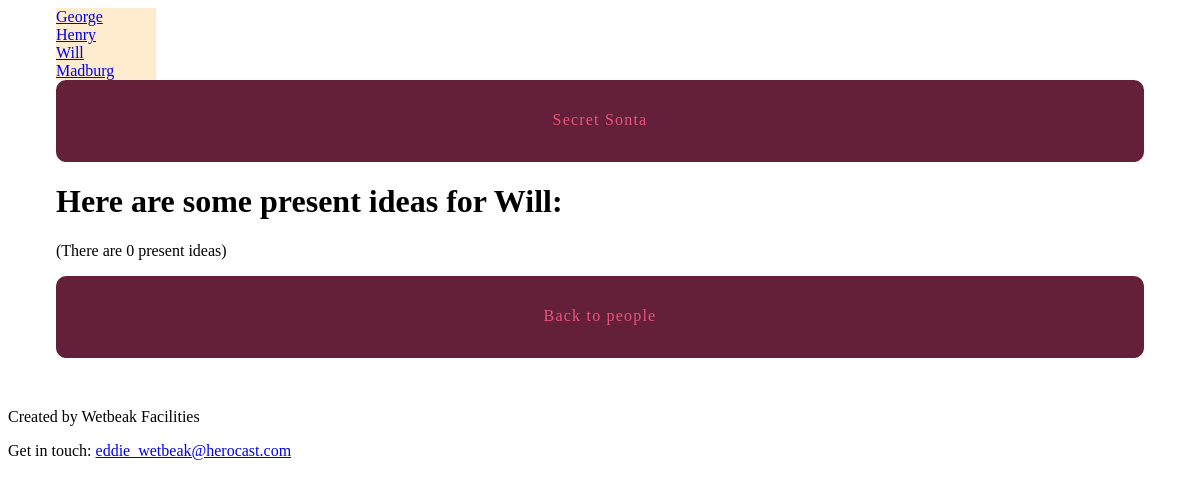
The page /presents/3/ on the database as committed earlier.
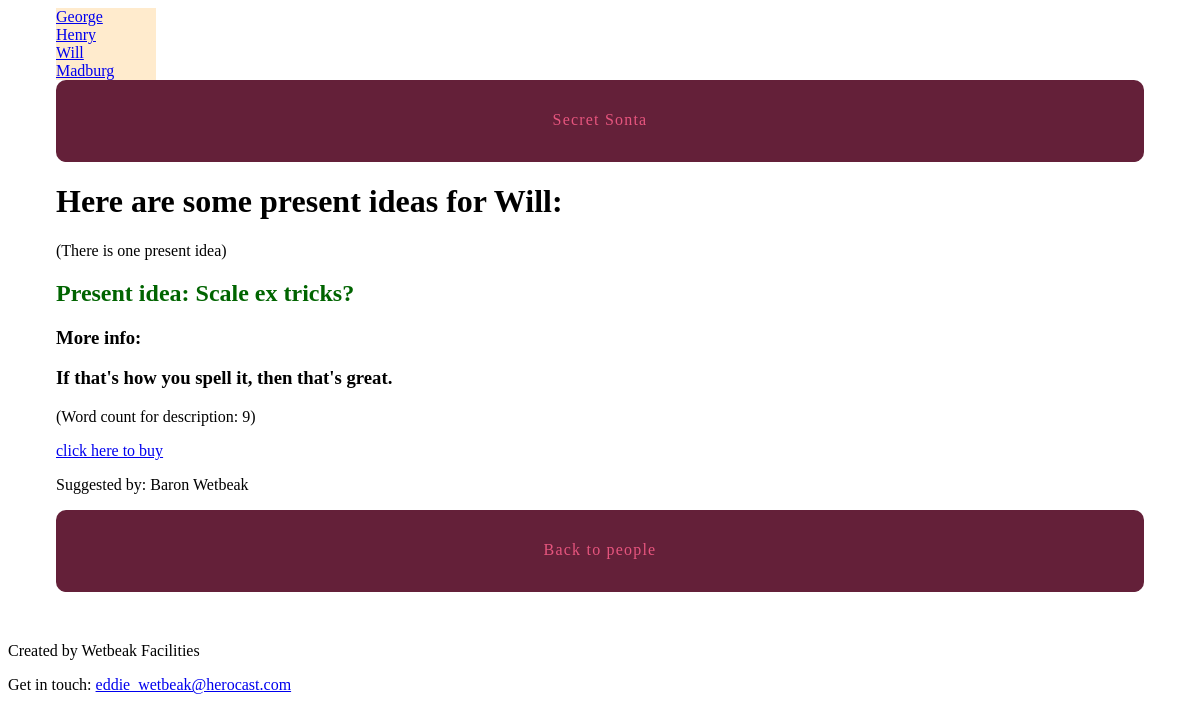
The same page on the database as committed later.
### presents/models.py (models this page shows, shortened)
class Person(models.Model):
    created_at = models.DateTimeField(auto_now_add=True)
    name = models.CharField(max_length=255)

class Idea(models.Model):
    title = models.CharField(max_length=255)
    description = models.TextField(blank=True, default='')
    idea_link = models.CharField(max_length=255, blank=True, default='')
    recipient = models.ForeignKey(Person, on_delete=models.CASCADE)
    suggested_by = models.CharField(max_length=255, blank=True, default='')
    order = models.IntegerField(default=0)
    class Meta:
        ordering = ['order', ]

### presents/views.py (the view)
# urls.py: path('<int:pk>/', views.idea_detail, name='idea_detail'),
def idea_detail(request, pk):
    person = get_object_or_404(Person, pk=pk)
    return render(request, "presents/idea_detail.html", {'person': person})

### presents/templatetags/presents_extras.py (called while the page is built)
@register.inclusion_tag('presents/person_nav.html')
def nav_persons_list():
    persons = Person.objects.all()
    return {'persons': persons}

@register.filter('markdown_to_html')
def markdown_to_html(markdown_text):
    html_body = markdown2.markdown(markdown_text)
    return mark_safe(html_body)

### presents/templates/presents/idea_detail.html (shortened to what this page needs)
{% extends "layout.html" %}
{% load humanize presents_extras %}
{% block content %}
<h1>Here are some present ideas for {{ person.name }}:</h1>
<p>(There {{ person.idea_set.count|pluralize:"is,are" }}
  {{person.idea_set.count|apnumber }}
  present idea{{ person.idea_set.count|pluralize }})</p>
{% for idea in person.idea_set.all %}
  <h2>Present idea: {{ idea.title }}</h2>
    {% if idea.description %}
      <h3>More info: {{ idea.description|markdown_to_html }}</h3>
      <p>{% with des=idea.description %}
        (Word count for description: {{ des|wordcount }})</p>
      {% endwith %}
    {% endif %}
    <a href="{{ idea.idea_link }}">click here to buy</a>
    <p>Suggested by: {{ idea.suggested_by }}</p>
{% endfor %}
<nav><a href="{% url 'presents:list' %}">Back to people</a></nav>
{% endblock %}

### presents/templates/presents/person_nav.html
{% for person in persons %}
  <div><a href="{% url 'presents:idea_detail' pk=person.pk %}">{{ person.name }}</a></div>
{% endfor %}

Rows that differ between the two databases and show on the page:
computed for Person "Will": idea_set.count|apnumber "0" → "one"
added Idea: title "Scale ex tricks?", description "If that's how you spell it, then that's great.", description "9", suggested_by "Baron Wetbeak"
